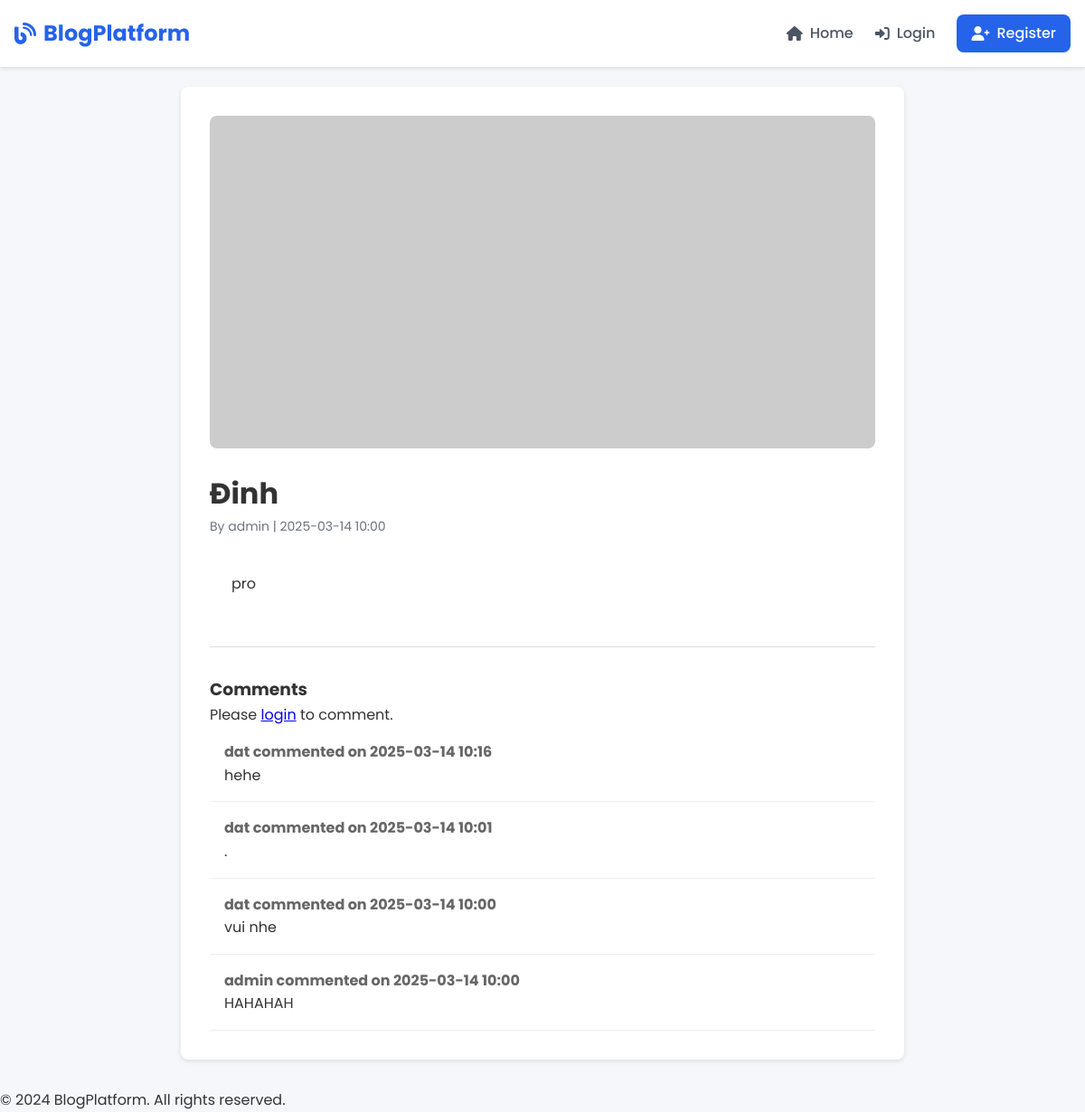
Page /post/7 on the committed database.
### tables this page shows
CREATE TABLE posts (
    id INTEGER PRIMARY KEY AUTOINCREMENT,
    title TEXT NOT NULL,
    content TEXT NOT NULL,
    image_url TEXT NOT NULL,
    created_at TIMESTAMP DEFAULT CURRENT_TIMESTAMP,
    updated_at TIMESTAMP DEFAULT CURRENT_TIMESTAMP,
    author_id INTEGER NOT NULL,
    FOREIGN KEY (author_id) REFERENCES users (id)
);

CREATE TABLE users (
    id INTEGER PRIMARY KEY AUTOINCREMENT,
    username TEXT UNIQUE NOT NULL,
    password TEXT NOT NULL,
    is_actor INTEGER DEFAULT 0  -- 0: normal user, 1: actor
);

CREATE TABLE comments (
    id INTEGER PRIMARY KEY AUTOINCREMENT,
    content TEXT NOT NULL,
    created_at TIMESTAMP DEFAULT CURRENT_TIMESTAMP,
    post_id INTEGER NOT NULL,
    user_id INTEGER NOT NULL,
    FOREIGN KEY (post_id) REFERENCES posts (id),
    FOREIGN KEY (user_id) REFERENCES users (id)
);

### app.py (the view)
@app.route('/post/<int:post_id>', methods=['GET', 'POST'])
def post_detail(post_id):
    db = get_db()
    post = db.execute('''
        SELECT p.*, u.username,
        (SELECT COUNT(*) FROM follows WHERE post_id = p.id) as follow_count
        FROM posts p
        JOIN users u ON p.author_id = u.id
        WHERE p.id = ?
    ''', (post_id,)).fetchone()
    comments = db.execute('''
        SELECT c.*, u.username
        FROM comments c
        JOIN users u ON c.user_id = u.id
        WHERE c.post_id = ?
        ORDER BY c.created_at DESC
    ''', (post_id,)).fetchall()
    is_following = False
    if g.user:
        follow = db.execute('''
            SELECT * FROM follows
            WHERE user_id = ? AND post_id = ?
        ''', (g.user['id'], post_id)).fetchone()
        is_following = follow is not None
    if request.method == 'POST' and g.user:
        content = request.form['content']
        db.execute('INSERT INTO comments (content, post_id, user_id) VALUES (?, ?, ?)',
                  (content, post_id, g.user['id']))
        db.commit()
        return redirect(url_for('post_detail', post_id=post_id))
    return render_template('post_detail.html',
                         post=post,
                         comments=comments,
                         is_following=is_following)

### app.py (called while the page is built)
@app.template_filter('format_datetime')
def format_datetime(value):
    if isinstance(value, str):
        try:
            value = datetime.strptime(value, '%Y-%m-%d %H:%M:%S')
        except ValueError:
            return value
    return value.strftime('%Y-%m-%d %H:%M')

def get_db():
    if 'db' not in g:
        g.db = sqlite3.connect(app.config['DATABASE'])
        g.db.row_factory = sqlite3.Row
    return g.db

@app.before_request
def load_logged_in_user():
    user_id = session.get('user_id')
    if user_id is None:
        g.user = None
    else:
        g.user = get_db().execute(
            'SELECT * FROM users WHERE id = ?', (user_id,)
        ).fetchone()

@app.context_processor
def utility_processor():
    return dict(g=g)

### templates/post_detail.html (shortened to what this page needs)
{% extends 'base.html' %}
{% block content %}
<div class="post-detail">
    <img src="{{ post.image_url }}" alt="Post image">
    <h1>{{ post.title }}</h1>
    <p class="post-meta">
        By {{ post.username }} |
        {{ post.created_at|format_datetime }}
    </p>
    <div class="post-content">
        {{ post.content }}
    </div>
    <div class="comments-section">
        <h3>Comments</h3>
        {% if g.user %}
            <form method="post" class="comment-form">
                <textarea name="content" required placeholder="Write a comment..."></textarea>
                <button type="submit">Comment</button>
            </form>
        {% else %}
            <p>Please <a href="{{ url_for('login') }}">login</a> to comment.</p>
        {% endif %}
        <div class="comments-list">
            {% for comment in comments %}
                <div class="comment">
                    <p class="comment-meta">
                        {{ comment.username }} commented on {{ comment.created_at|format_datetime }}
                    </p>
                    <p>{{ comment.content }}</p>
                </div>
            {% endfor %}
        </div>
    </div>
</div>
{% endblock %}

### static/css/style.css (style rules this page uses)
* { margin: 0; padding: 0; box-sizing: border-box; }
body { font-family: 'Poppins', sans-serif; line-height: 1.6; background-color: #f5f7fa; color: #333; }
.post-content { padding: 1.5rem; }
.post-meta { font-size: 0.875rem; color: #6b7280; margin-bottom: 1rem; }
.post-detail { max-width: 800px; margin: 0 auto; padding: 2rem; background: white; border-radius: 8px; box-shadow: 0 2px 5px rgba(0,0,0,0.1); }
.post-detail img { width: 100%; max-height: 400px; object-fit: cover; border-radius: 8px; margin-bottom: 1rem; }
.comments-section { margin-top: 2rem; padding-top: 2rem; border-top: 1px solid #ddd; }
.comment { padding: 1rem; border-bottom: 1px solid #eee; }
.comment-meta { font-weight: bold; color: #666; }

### rows in the picture
posts: title "Đinh", created_at "2025-03-14 10:00", content "pro"
users: username "admin"
comments: username "dat", created_at "2025-03-14 10:16", content "hehe"
comments: username "dat", created_at "2025-03-14 10:01", content "."
comments: username "dat", created_at "2025-03-14 10:00", content "vui nhe"
comments: username "admin", created_at "2025-03-14 10:00", content "HAHAHAH"
